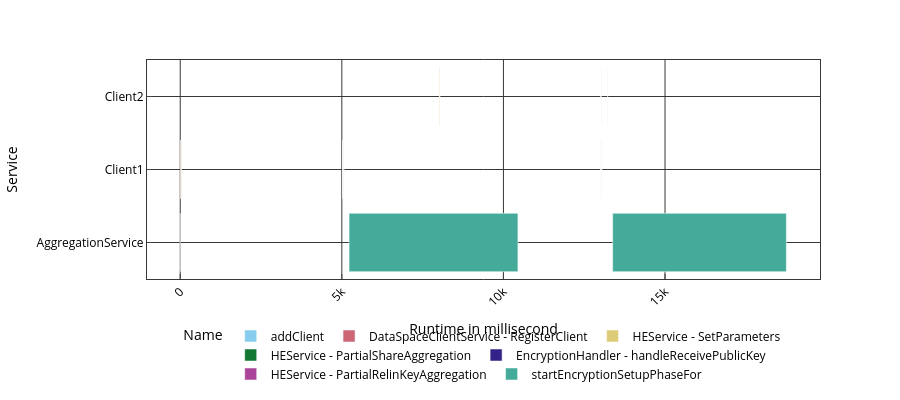

Notebook source saved alongside this figure:
### Code cell
df = px.data.tips()
fig = px.bar(initializiation_data, base="StartMs", x="runtime_ms", y="Service", color='Name', orientation='h',
             hover_data=["EndTime", "StartMs", "runtime_ms"], labels={"runtime_ms": "Runtime in millisecond", "Service": "Service"}, color_discrete_sequence=px.colors.qualitative.Safe,
             height=400)
fig.show()

### Figure 1 — Plotly figure (JSON) as saved in the notebook; plotly's stock layout.template omitted (floating-point values rounded to 4 significant figures)
{"data": [{"base": [0, 8005.0], "customdata": [["16:42:45.841870"], ["16:42:53.846724"]], "hovertemplate": "Name=addClient<br>StartMs=%{base}<br>Runtime in millisecond=%{x}<br>Service=%{y}<br>EndTime=%{customdata[0]}<extra></extra>", "legendgroup": "addClient", "marker": {"color": "rgb(136, 204, 238)", "pattern": {"shape": ""}}, "name": "addClient", "orientation": "h", "showlegend": true, "textposition": "auto", "type": "bar", "x": [0.001708, 0.001292], "xaxis": "x", "y": ["AggregationService", "AggregationService"], "yaxis": "y"}, {"base": [13.04, 8015.0], "customdata": [["16:42:45.854911"], ["16:42:53.857312"]], "hovertemplate": "Name=DataSpaceClientService - RegisterClient<br>StartMs=%{base}<br>Runtime in millisecond=%{x}<br>Service=%{y}<br>EndTime=%{customdata[0]}<extra></extra>", "legendgroup": "DataSpaceClientService - RegisterClient", "marker": {"color": "rgb(204, 102, 119)", "pattern": {"shape": ""}}, "name": "DataSpaceClientService - RegisterClient", "orientation": "h", "showlegend": true, "textposition": "auto", "type": "bar", "x": [17.29, 12.76], "xaxis": "x", "y": ["Client1", "Client2"], "yaxis": "y"}, {"base": [21.45, 8024.0], "customdata": [["16:42:45.863316"], ["16:42:53.865943"]], "hovertemplate": "Name=HEService - SetParameters<br>StartMs=%{base}<br>Runtime in millisecond=%{x}<br>Service=%{y}<br>EndTime=%{customdata[0]}<extra></extra>", "legendgroup": "HEService - SetParameters", "marker": {"color": "rgb(221, 204, 119)", "pattern": {"shape": ""}}, "name": "HEService - SetParameters", "orientation": "h", "showlegend": true, "textposition": "auto", "type": "bar", "x": [8.359, 8.579], "xaxis": "x", "y": ["Client1", "Client2"], "yaxis": "y"}, {"base": [5026.0, 13010.0, 13010.0], "customdata": [["16:42:50.867832"], ["16:42:58.854589"], ["16:42:58.855781"]], "hovertemplate": "Name=HEService - PartialShareAggregation<br>StartMs=%{base}<br>Runtime in millisecond=%{x}<br>Service=%{y}<br>EndTime=%{customdata[0]}<extra></extra>", "legendgroup": "HEService - PartialShareAggregation", "marker": {"color": "rgb(17, 119, 51)", "pattern": {"shape": ""}}, "name": "HEService - PartialShareAggregation", "orientation": "h", "showlegend": true, "textposition": "auto", "type": "bar", "x": [0.001084, 0.00175, 0.002333], "xaxis": "x", "y": ["Client1", "Client1", "Client2"], "yaxis": "y"}, {"base": [5031.0, 13020.0, 13020.0], "customdata": [["16:42:50.872998"], ["16:42:58.860615"], ["16:42:58.863080"]], "hovertemplate": "Name=EncryptionHandler - handleReceivePublicKey<br>StartMs=%{base}<br>Runtime in millisecond=%{x}<br>Service=%{y}<br>EndTime=%{customdata[0]}<extra></extra>", "legendgroup": "EncryptionHandler - handleReceivePublicKey", "marker": {"color": "rgb(51, 34, 136)", "pattern": {"shape": ""}}, "name": "EncryptionHandler - handleReceivePublicKey", "orientation": "h", "showlegend": true, "textposition": "auto", "type": "bar", "x": [1.316, 1.569, 1.571], "xaxis": "x", "y": ["Client1", "Client1", "Client2"], "yaxis": "y"}, {"base": [5062.0, 13040.0, 13220.0], "customdata": [["16:42:50.904355"], ["16:42:58.881874"], ["16:42:59.063884"]], "hovertemplate": "Name=HEService - PartialRelinKeyAggregation<br>StartMs=%{base}<br>Runtime in millisecond=%{x}<br>Service=%{y}<br>EndTime=%{customdata[0]}<extra></extra>", "legendgroup": "HEService - PartialRelinKeyAggregation", "marker": {"color": "rgb(170, 68, 153)", "pattern": {"shape": ""}}, "name": "HEService - PartialRelinKeyAggregation", "orientation": "h", "showlegend": true, "textposition": "auto", "type": "bar", "x": [2.481, 2.423, 2.647], "xaxis": "x", "y": ["Client1", "Client1", "Client2"], "yaxis": "y"}, {"base": [5224.0, 13380.0], "customdata": [["16:42:51.065956"], ["16:42:59.221070"]], "hovertemplate": "Name=startEncryptionSetupPhaseFor<br>StartMs=%{base}<br>Runtime in millisecond=%{x}<br>Service=%{y}<br>EndTime=%{customdata[0]}<extra></extra>", "legendgroup": "startEncryptionSetupPhaseFor", "marker": {"color": "rgb(68, 170, 153)", "pattern": {"shape": ""}}, "name": "startEncryptionSetupPhaseFor", "orientation": "h", "showlegend": true, "textposition": "auto", "type": "bar", "x": [5224.0, 5374.0], "xaxis": "x", "y": ["AggregationService", "AggregationService"], "yaxis": "y"}], "layout": {"barmode": "relative", "height": 400, "legend": {"title": {"text": "Name"}, "tracegroupgap": 0}, "margin": {"t": 60}, "xaxis": {"anchor": "y", "domain": [0, 1], "title": {"text": "Runtime in millisecond"}}, "yaxis": {"anchor": "x", "domain": [0, 1], "title": {"text": "Service"}}}}
